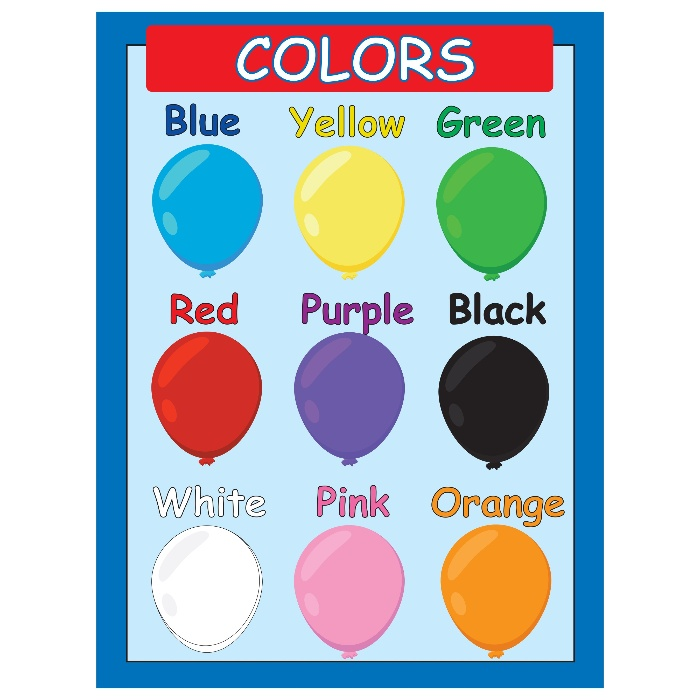
#> input picture opencv/resources/colours.jpg, 700 x 700 px
$ python adaptive_threshold.py
#> lines starting #> are read from the running program, lines starting #| are printed output that depends on the picture; after the words box and inside, x2 and y2 are one past the last pixel; in counts of white or black regions, pixels touching at a corner belong together
import cv2 as cv

img = cv.imread('resources/colours.jpg',0)
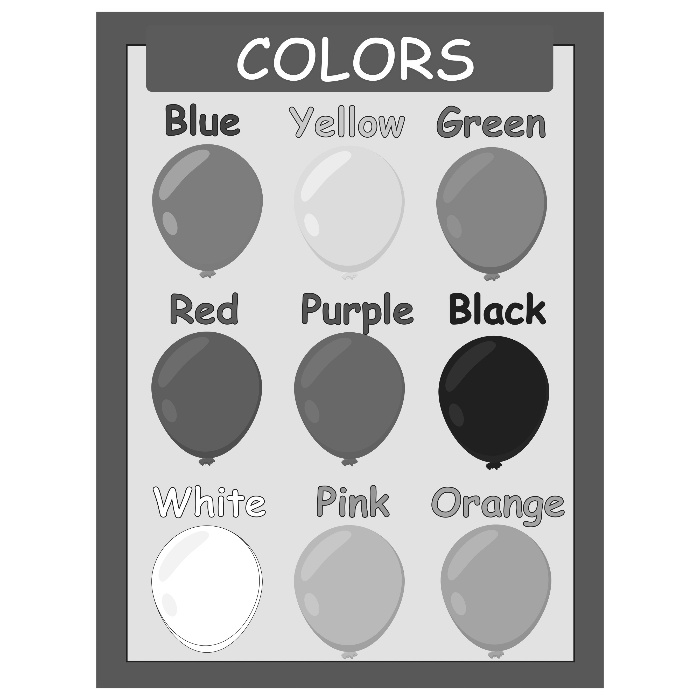
#> img: shape (700, 700); min 19, max 255, mean 191.6
# Simple thresholding
ret,thresh1 = cv.threshold(img,127,255,cv.THRESH_BINARY)
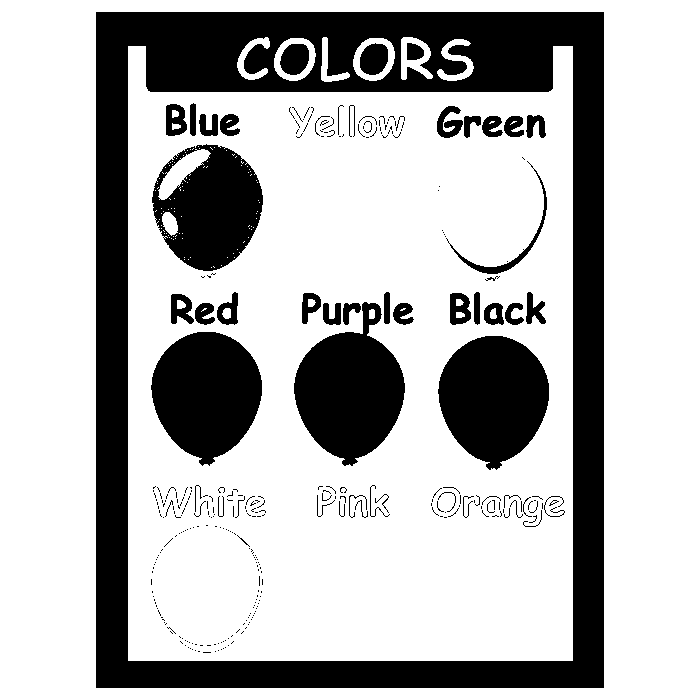
#> thresh1: shape (700, 700); 72.2% white; 325 black regions (268 under 20 px), largest, box (x1, y1, x2, y2) and area: (96, 12, 604, 688) 83082, (294, 302, 405, 466) 11150, (438, 336, 549, 470) 10811

# Adaptive thresholding
thresh2 = cv.adaptiveThreshold(img,255,cv.ADAPTIVE_THRESH_MEAN_C,cv.THRESH_BINARY,11,2)
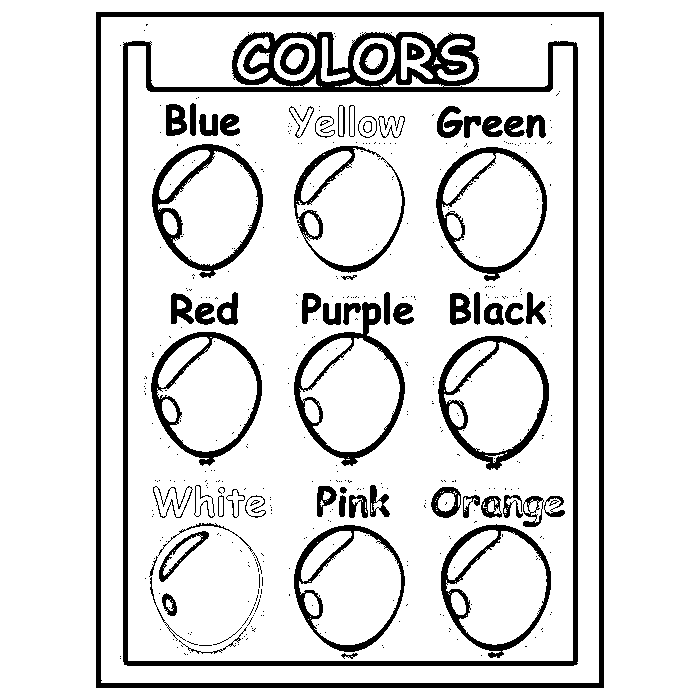
#> thresh2: shape (700, 700); 87.1% white; 482 black regions (411 under 20 px), largest, box (x1, y1, x2, y2) and area: (123, 32, 578, 666) 16886, (96, 12, 604, 688) 11741, (294, 302, 405, 466) 2989
thresh3 = cv.adaptiveThreshold(img,255,cv.ADAPTIVE_THRESH_GAUSSIAN_C,cv.THRESH_BINARY,11,2)
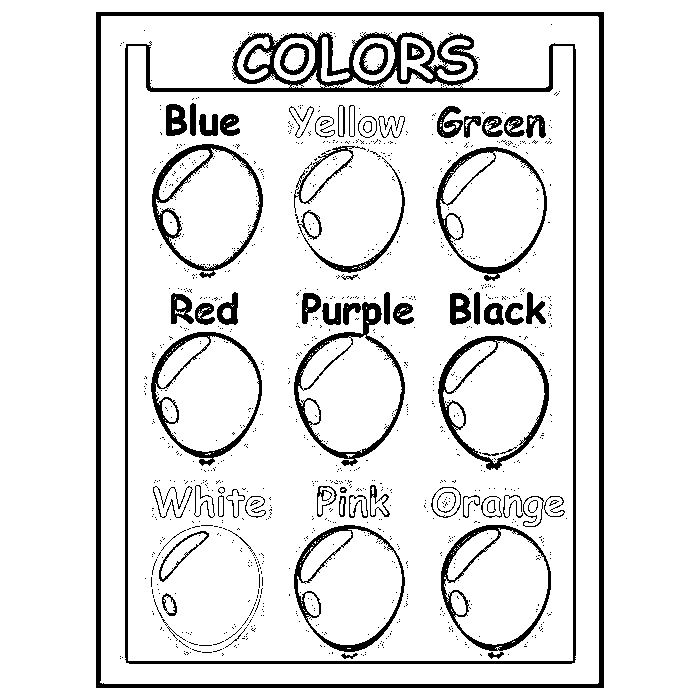
#> thresh3: shape (700, 700); 89.6% white; 1160 black regions (1084 under 20 px), largest, box (x1, y1, x2, y2) and area: (125, 32, 576, 664) 11562, (96, 12, 604, 688) 10746, (294, 302, 405, 466) 2398

cv.imshow('original',img)
cv.imshow('thresh1',thresh1)
cv.imshow('thresh2',thresh2)
cv.imshow('thresh3',thresh3)

cv.waitKey(0)
cv.destroyAllWindows()

$ run again, with opencv/resources/apple.jpg copied over opencv/resources/colours.jpg
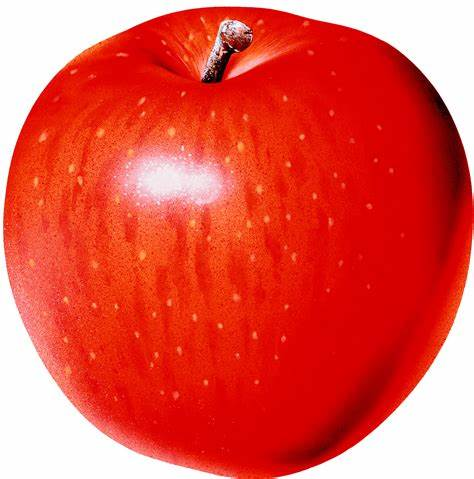
#> input picture opencv/resources/apple.jpg, 474 x 479 px
#> `ret,thresh1 = cv.threshold(img,127,255,cv.THRESH_BINARY)`:
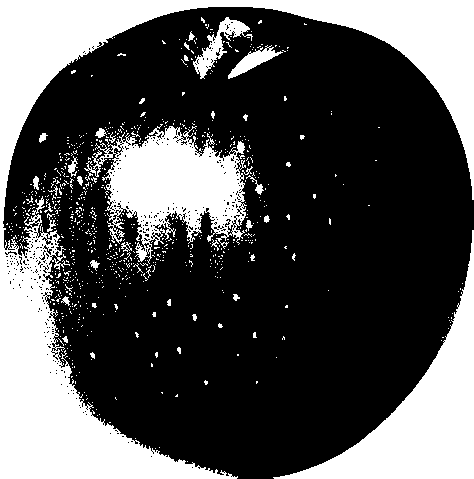
#> thresh1: shape (479, 474); 32.4% white; 778 white regions (738 under 20 px), largest, box (x1, y1, x2, y2) and area: (0, 0, 474, 479) 43726, (273, 230, 474, 479) 13482, (84, 124, 247, 264) 11347
#> thresh2: shape (479, 474); 72.2% white; black in thin lines or dots
#> `thresh3 = cv.adaptiveThreshold(img,255,cv.ADAPTIVE_THRESH_GAUSSIAN_C,c..`:
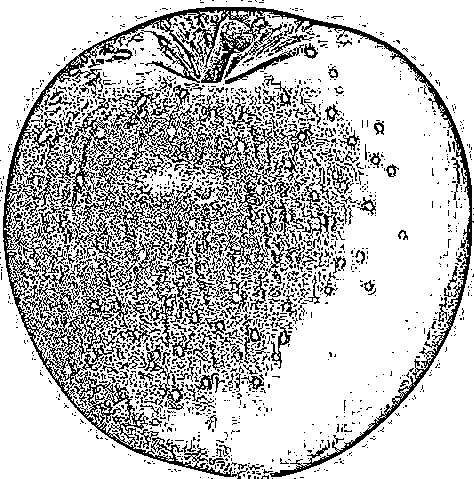
#> thresh3: shape (479, 474); 75.6% white; black in thin lines or dots
